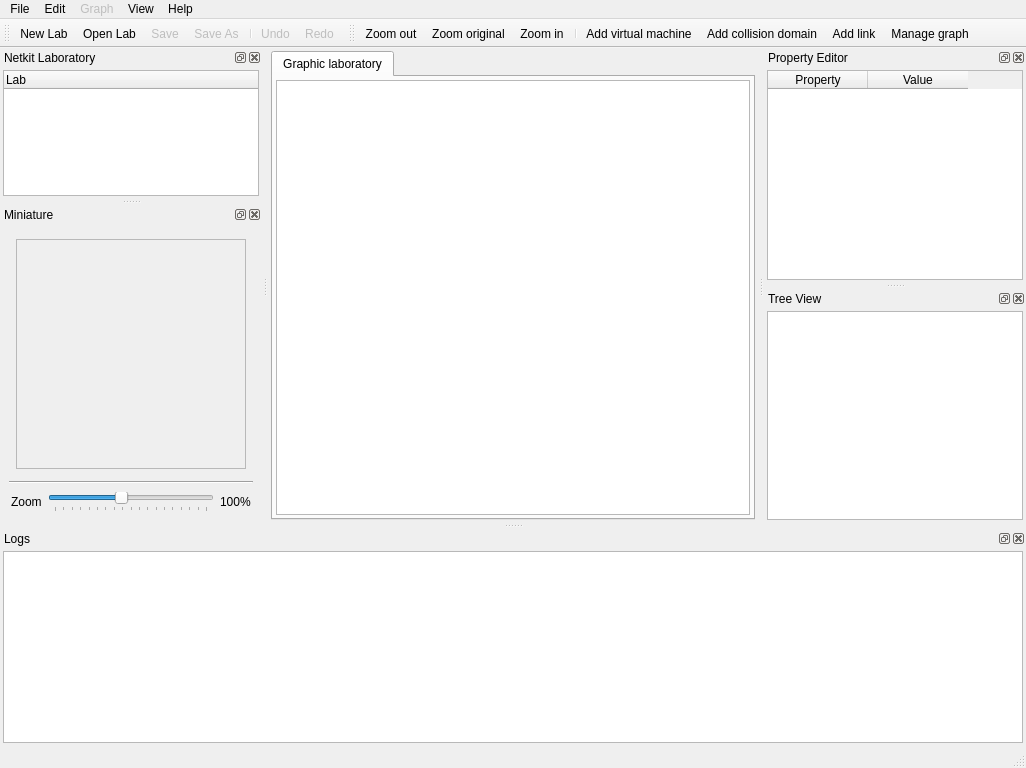
<ui version="4.0" >
 <class>NetkitMainWindow</class>
 <widget class="QMainWindow" name="NetkitMainWindow" >
  <property name="geometry" >
   <rect>
    <x>0</x>
    <y>0</y>
    <width>1026</width>
    <height>768</height>
   </rect>
  </property>
  <property name="windowTitle" >
   <string>Visual Netkit</string>
  </property>
  <property name="dockOptions" >
   <set>QMainWindow::AllowTabbedDocks|QMainWindow::AnimatedDocks|QMainWindow::VerticalTabs</set>
  </property>
  <widget class="QWidget" name="centralwidget" >
   <layout class="QVBoxLayout" >
    <property name="spacing" >
     <number>3</number>
    </property>
    <property name="leftMargin" >
     <number>3</number>
    </property>
    <property name="topMargin" >
     <number>3</number>
    </property>
    <property name="rightMargin" >
     <number>3</number>
    </property>
    <property name="bottomMargin" >
     <number>3</number>
    </property>
    <item>
     <widget class="QTabWidget" name="centralTabWidget" >
      <property name="currentIndex" >
       <number>0</number>
      </property>
      <widget class="QWidget" name="tabGraphic" >
       <attribute name="title" >
        <string>Graphic laboratory</string>
       </attribute>
       <layout class="QVBoxLayout" >
        <property name="spacing" >
         <number>0</number>
        </property>
        <property name="leftMargin" >
         <number>3</number>
        </property>
        <property name="topMargin" >
         <number>3</number>
        </property>
        <property name="rightMargin" >
         <number>3</number>
        </property>
        <property name="bottomMargin" >
         <number>3</number>
        </property>
        <item>
         <widget class="GraphicsView" name="graphicsView" />
        </item>
       </layout>
      </widget>
     </widget>
    </item>
   </layout>
  </widget>
  <widget class="QMenuBar" name="menubar" >
   <property name="geometry" >
    <rect>
     <x>0</x>
     <y>0</y>
     <width>1026</width>
     <height>25</height>
    </rect>
   </property>
   <widget class="QMenu" name="menuFile" >
    <property name="title" >
     <string>File</string>
    </property>
    <widget class="QMenu" name="menuRecent_Labs" >
     <property name="title" >
      <string>Recent Labs</string>
     </property>
     <addaction name="separator" />
     <addaction name="actionClearMenu" />
    </widget>
    <addaction name="actionNewLab" />
    <addaction name="actionOpenLab" />
    <addaction name="menuRecent_Labs" />
    <addaction name="separator" />
    <addaction name="actionSave" />
    <addaction name="actionSaveAs" />
    <addaction name="separator" />
    <addaction name="actionCloseLab" />
    <addaction name="separator" />
    <addaction name="actionQuit" />
   </widget>
   <widget class="QMenu" name="menuEdit" >
    <property name="title" >
     <string>Edit</string>
    </property>
    <addaction name="actionUndo" />
    <addaction name="actionRedo" />
    <addaction name="separator" />
   </widget>
   <widget class="QMenu" name="menuGraph" >
    <property name="enabled" >
     <bool>false</bool>
    </property>
    <property name="title" >
     <string>Graph</string>
    </property>
    <widget class="QMenu" name="menuZoom" >
     <property name="title" >
      <string>Zoom</string>
     </property>
     <addaction name="actionZoomIn" />
     <addaction name="actionZoomOut" />
     <addaction name="actionZoomOriginal" />
    </widget>
    <widget class="QMenu" name="menuExportAs" >
     <property name="title" >
      <string>Export as...</string>
     </property>
     <addaction name="actionPNGImage" />
     <addaction name="actionSVGImage" />
    </widget>
    <widget class="QMenu" name="menuSize" >
     <property name="title" >
      <string>Scene size</string>
     </property>
     <addaction name="actionSmall" />
     <addaction name="actionNormal" />
     <addaction name="actionBig" />
     <addaction name="actionHuge" />
    </widget>
    <addaction name="menuZoom" />
    <addaction name="menuSize" />
    <addaction name="separator" />
    <addaction name="actionAddVirtualMachine" />
    <addaction name="actionAddCollisionDomain" />
    <addaction name="actionAddLink" />
    <addaction name="actionManageGraph" />
    <addaction name="separator" />
    <addaction name="menuExportAs" />
   </widget>
   <widget class="QMenu" name="menuHelp" >
    <property name="title" >
     <string>Help</string>
    </property>
    <addaction name="actionAbout_Visual_Netkit" />
   </widget>
   <widget class="QMenu" name="menuView" >
    <property name="title" >
     <string>View</string>
    </property>
   </widget>
   <addaction name="menuFile" />
   <addaction name="menuEdit" />
   <addaction name="menuGraph" />
   <addaction name="menuView" />
   <addaction name="menuHelp" />
  </widget>
  <widget class="QStatusBar" name="statusbar" />
  <widget class="QToolBar" name="toolBarGeneralActions" >
   <property name="windowTitle" >
    <string>General Toolbar</string>
   </property>
   <attribute name="toolBarArea" >
    <enum>TopToolBarArea</enum>
   </attribute>
   <attribute name="toolBarBreak" >
    <bool>false</bool>
   </attribute>
   <addaction name="actionNewLab" />
   <addaction name="actionOpenLab" />
   <addaction name="actionSave" />
   <addaction name="actionSaveAs" />
   <addaction name="separator" />
   <addaction name="actionUndo" />
   <addaction name="actionRedo" />
  </widget>
  <widget class="QDockWidget" name="dockLab" >
   <property name="floating" >
    <bool>false</bool>
   </property>
   <property name="features" >
    <set>QDockWidget::AllDockWidgetFeatures</set>
   </property>
   <property name="allowedAreas" >
    <set>Qt::AllDockWidgetAreas</set>
   </property>
   <property name="windowTitle" >
    <string>Netkit Laboratory</string>
   </property>
   <attribute name="dockWidgetArea" >
    <number>1</number>
   </attribute>
   <widget class="QWidget" name="dockWidgetContents" >
    <layout class="QVBoxLayout" >
     <property name="leftMargin" >
      <number>3</number>
     </property>
     <property name="topMargin" >
      <number>3</number>
     </property>
     <property name="rightMargin" >
      <number>3</number>
     </property>
     <property name="bottomMargin" >
      <number>3</number>
     </property>
     <item>
      <widget class="QTreeWidget" name="labTree" >
       <property name="frameShape" >
        <enum>QFrame::StyledPanel</enum>
       </property>
       <property name="frameShadow" >
        <enum>QFrame::Sunken</enum>
       </property>
       <property name="columnCount" >
        <number>1</number>
       </property>
       <column>
        <property name="text" >
         <string>Lab</string>
        </property>
       </column>
      </widget>
     </item>
    </layout>
   </widget>
  </widget>
  <widget class="QDockWidget" name="dockProperty" >
   <property name="allowedAreas" >
    <set>Qt::AllDockWidgetAreas</set>
   </property>
   <property name="windowTitle" >
    <string>Property Editor</string>
   </property>
   <attribute name="dockWidgetArea" >
    <number>2</number>
   </attribute>
   <widget class="QWidget" name="dockWidgetContents_4" >
    <layout class="QVBoxLayout" >
     <property name="leftMargin" >
      <number>3</number>
     </property>
     <property name="topMargin" >
      <number>3</number>
     </property>
     <property name="rightMargin" >
      <number>3</number>
     </property>
     <property name="bottomMargin" >
      <number>3</number>
     </property>
     <item>
      <widget class="QTableWidget" name="propertyTable" >
       <property name="alternatingRowColors" >
        <bool>true</bool>
       </property>
       <property name="showGrid" >
        <bool>true</bool>
       </property>
       <property name="wordWrap" >
        <bool>false</bool>
       </property>
       <column>
        <property name="text" >
         <string>Property</string>
        </property>
       </column>
       <column>
        <property name="text" >
         <string>Value</string>
        </property>
       </column>
      </widget>
     </item>
    </layout>
   </widget>
  </widget>
  <widget class="QDockWidget" name="dockMiniature" >
   <property name="maximumSize" >
    <size>
     <width>16777215</width>
     <height>16777215</height>
    </size>
   </property>
   <property name="windowTitle" >
    <string>Miniature</string>
   </property>
   <attribute name="dockWidgetArea" >
    <number>1</number>
   </attribute>
   <widget class="QWidget" name="dockWidgetContents_6" >
    <layout class="QVBoxLayout" >
     <item>
      <layout class="QHBoxLayout" >
       <property name="leftMargin" >
        <number>6</number>
       </property>
       <property name="topMargin" >
        <number>6</number>
       </property>
       <property name="rightMargin" >
        <number>6</number>
       </property>
       <property name="bottomMargin" >
        <number>6</number>
       </property>
       <item>
        <widget class="QGraphicsView" name="labMiniature" >
         <property name="enabled" >
          <bool>false</bool>
         </property>
         <property name="minimumSize" >
          <size>
           <width>230</width>
           <height>230</height>
          </size>
         </property>
         <property name="maximumSize" >
          <size>
           <width>230</width>
           <height>230</height>
          </size>
         </property>
        </widget>
       </item>
      </layout>
     </item>
     <item>
      <widget class="Line" name="line" >
       <property name="orientation" >
        <enum>Qt::Horizontal</enum>
       </property>
      </widget>
     </item>
     <item>
      <layout class="QHBoxLayout" >
       <property name="leftMargin" >
        <number>2</number>
       </property>
       <property name="topMargin" >
        <number>2</number>
       </property>
       <property name="rightMargin" >
        <number>2</number>
       </property>
       <property name="bottomMargin" >
        <number>2</number>
       </property>
       <item>
        <widget class="QLabel" name="label" >
         <property name="text" >
          <string>Zoom</string>
         </property>
        </widget>
       </item>
       <item>
        <widget class="QSlider" name="zoomSlider" >
         <property name="minimum" >
          <number>20</number>
         </property>
         <property name="maximum" >
          <number>200</number>
         </property>
         <property name="singleStep" >
          <number>10</number>
         </property>
         <property name="value" >
          <number>99</number>
         </property>
         <property name="orientation" >
          <enum>Qt::Horizontal</enum>
         </property>
         <property name="tickPosition" >
          <enum>QSlider::TicksBelow</enum>
         </property>
         <property name="tickInterval" >
          <number>10</number>
         </property>
        </widget>
       </item>
       <item>
        <widget class="QLabel" name="zoomLabel" >
         <property name="text" >
          <string>100%</string>
         </property>
        </widget>
       </item>
      </layout>
     </item>
     <item>
      <spacer>
       <property name="orientation" >
        <enum>Qt::Vertical</enum>
       </property>
       <property name="sizeHint" >
        <size>
         <width>20</width>
         <height>40</height>
        </size>
       </property>
      </spacer>
     </item>
    </layout>
   </widget>
  </widget>
  <widget class="QDockWidget" name="dockTreeView" >
   <property name="windowTitle" >
    <string>Tree View</string>
   </property>
   <attribute name="dockWidgetArea" >
    <number>2</number>
   </attribute>
   <widget class="QWidget" name="dockWidgetContents_2" >
    <layout class="QVBoxLayout" >
     <property name="leftMargin" >
      <number>3</number>
     </property>
     <property name="topMargin" >
      <number>3</number>
     </property>
     <property name="rightMargin" >
      <number>3</number>
     </property>
     <property name="bottomMargin" >
      <number>3</number>
     </property>
     <item>
      <widget class="QTreeView" name="treeView_2" />
     </item>
    </layout>
   </widget>
  </widget>
  <widget class="QDockWidget" name="dockLog" >
   <property name="floating" >
    <bool>false</bool>
   </property>
   <property name="windowTitle" >
    <string>Logs</string>
   </property>
   <attribute name="dockWidgetArea" >
    <number>8</number>
   </attribute>
   <widget class="QWidget" name="dockWidgetContents_3" >
    <layout class="QVBoxLayout" >
     <property name="leftMargin" >
      <number>3</number>
     </property>
     <property name="topMargin" >
      <number>3</number>
     </property>
     <property name="rightMargin" >
      <number>3</number>
     </property>
     <property name="bottomMargin" >
      <number>3</number>
     </property>
     <item>
      <widget class="QTextEdit" name="logText" >
       <property name="cursor" stdset="0" >
        <cursorShape>ArrowCursor</cursorShape>
       </property>
       <property name="mouseTracking" >
        <bool>false</bool>
       </property>
       <property name="contextMenuPolicy" >
        <enum>Qt::DefaultContextMenu</enum>
       </property>
       <property name="acceptDrops" >
        <bool>false</bool>
       </property>
       <property name="undoRedoEnabled" >
        <bool>false</bool>
       </property>
       <property name="readOnly" >
        <bool>true</bool>
       </property>
      </widget>
     </item>
    </layout>
   </widget>
  </widget>
  <widget class="QToolBar" name="toolBarDrawing" >
   <property name="enabled" >
    <bool>true</bool>
   </property>
   <property name="windowTitle" >
    <string>Drawing Toolbar</string>
   </property>
   <attribute name="toolBarArea" >
    <enum>TopToolBarArea</enum>
   </attribute>
   <attribute name="toolBarBreak" >
    <bool>false</bool>
   </attribute>
   <addaction name="actionZoomOut" />
   <addaction name="actionZoomOriginal" />
   <addaction name="actionZoomIn" />
   <addaction name="separator" />
   <addaction name="actionAddVirtualMachine" />
   <addaction name="actionAddCollisionDomain" />
   <addaction name="actionAddLink" />
   <addaction name="actionManageGraph" />
  </widget>
  <action name="actionNetkit_Lab" >
   <property name="checkable" >
    <bool>true</bool>
   </property>
   <property name="checked" >
    <bool>true</bool>
   </property>
   <property name="text" >
    <string>Netkit Lab</string>
   </property>
  </action>
  <action name="actionMiniature" >
   <property name="checkable" >
    <bool>true</bool>
   </property>
   <property name="checked" >
    <bool>true</bool>
   </property>
   <property name="text" >
    <string>Miniature</string>
   </property>
  </action>
  <action name="actionProperty_Editor" >
   <property name="checkable" >
    <bool>true</bool>
   </property>
   <property name="checked" >
    <bool>true</bool>
   </property>
   <property name="text" >
    <string>Property Editor</string>
   </property>
  </action>
  <action name="actionTree_View" >
   <property name="checkable" >
    <bool>true</bool>
   </property>
   <property name="checked" >
    <bool>true</bool>
   </property>
   <property name="text" >
    <string>Tree View</string>
   </property>
  </action>
  <action name="actionLog_Panel" >
   <property name="checkable" >
    <bool>true</bool>
   </property>
   <property name="text" >
    <string>Log Panel</string>
   </property>
  </action>
  <action name="actionAbout_Visual_Netkit" >
   <property name="text" >
    <string>About Visual Netkit</string>
   </property>
  </action>
  <action name="actionNewLab" >
   <property name="icon" >
    <iconset resource="../resources/VisualNetkit.qrc" >:/menu/new_icon</iconset>
   </property>
   <property name="text" >
    <string>New Lab</string>
   </property>
  </action>
  <action name="actionOpenLab" >
   <property name="icon" >
    <iconset resource="../resources/VisualNetkit.qrc" >:/menu/open_icon</iconset>
   </property>
   <property name="text" >
    <string>Open Lab</string>
   </property>
  </action>
  <action name="actionClearMenu" >
   <property name="text" >
    <string>Clear Menu</string>
   </property>
  </action>
  <action name="actionSave" >
   <property name="enabled" >
    <bool>false</bool>
   </property>
   <property name="icon" >
    <iconset resource="../resources/VisualNetkit.qrc" >:/menu/save_icon</iconset>
   </property>
   <property name="text" >
    <string>Save</string>
   </property>
  </action>
  <action name="actionSaveAs" >
   <property name="enabled" >
    <bool>false</bool>
   </property>
   <property name="icon" >
    <iconset resource="../resources/VisualNetkit.qrc" >:/menu/save_as_icon</iconset>
   </property>
   <property name="text" >
    <string>Save As...</string>
   </property>
  </action>
  <action name="actionCloseLab" >
   <property name="icon" >
    <iconset resource="../resources/VisualNetkit.qrc" >:/menu/close_icon</iconset>
   </property>
   <property name="text" >
    <string>Close Lab</string>
   </property>
  </action>
  <action name="actionQuit" >
   <property name="icon" >
    <iconset resource="../resources/VisualNetkit.qrc" >:/menu/quit_icon</iconset>
   </property>
   <property name="text" >
    <string>Quit</string>
   </property>
   <property name="menuRole" >
    <enum>QAction::QuitRole</enum>
   </property>
  </action>
  <action name="actionUndo" >
   <property name="enabled" >
    <bool>false</bool>
   </property>
   <property name="icon" >
    <iconset resource="../resources/VisualNetkit.qrc" >:/menu/undo_icon</iconset>
   </property>
   <property name="text" >
    <string>Undo</string>
   </property>
  </action>
  <action name="actionRedo" >
   <property name="enabled" >
    <bool>false</bool>
   </property>
   <property name="icon" >
    <iconset resource="../resources/VisualNetkit.qrc" >:/menu/redo_icon</iconset>
   </property>
   <property name="text" >
    <string>Redo</string>
   </property>
  </action>
  <action name="actionZoomIn" >
   <property name="enabled" >
    <bool>true</bool>
   </property>
   <property name="icon" >
    <iconset resource="../resources/VisualNetkit.qrc" >:/menu/zoom_in_icon</iconset>
   </property>
   <property name="text" >
    <string>Zoom in</string>
   </property>
  </action>
  <action name="actionZoomOut" >
   <property name="enabled" >
    <bool>true</bool>
   </property>
   <property name="icon" >
    <iconset resource="../resources/VisualNetkit.qrc" >:/menu/zoom_out_icon</iconset>
   </property>
   <property name="text" >
    <string>Zoom out</string>
   </property>
  </action>
  <action name="actionZoomOriginal" >
   <property name="enabled" >
    <bool>true</bool>
   </property>
   <property name="icon" >
    <iconset resource="../resources/VisualNetkit.qrc" >:/menu/zoom_original_icon</iconset>
   </property>
   <property name="text" >
    <string>Zoom original</string>
   </property>
  </action>
  <action name="actionAddVirtualMachine" >
   <property name="checkable" >
    <bool>true</bool>
   </property>
   <property name="enabled" >
    <bool>true</bool>
   </property>
   <property name="icon" >
    <iconset resource="../resources/VisualNetkit.qrc" >:/menu/vm_icon</iconset>
   </property>
   <property name="text" >
    <string>Add virtual machine</string>
   </property>
   <property name="autoRepeat" >
    <bool>true</bool>
   </property>
  </action>
  <action name="actionAddCollisionDomain" >
   <property name="checkable" >
    <bool>true</bool>
   </property>
   <property name="enabled" >
    <bool>true</bool>
   </property>
   <property name="icon" >
    <iconset resource="../resources/VisualNetkit.qrc" >:/menu/cd_icon</iconset>
   </property>
   <property name="text" >
    <string>Add collision domain</string>
   </property>
  </action>
  <action name="actionPNGImage" >
   <property name="enabled" >
    <bool>true</bool>
   </property>
   <property name="text" >
    <string>PNG image</string>
   </property>
  </action>
  <action name="actionSVGImage" >
   <property name="enabled" >
    <bool>true</bool>
   </property>
   <property name="text" >
    <string>SVG image</string>
   </property>
  </action>
  <action name="actionSmall" >
   <property name="checkable" >
    <bool>true</bool>
   </property>
   <property name="text" >
    <string>Small</string>
   </property>
   <property name="toolTip" >
    <string>Small (500x500)</string>
   </property>
  </action>
  <action name="actionNormal" >
   <property name="checkable" >
    <bool>true</bool>
   </property>
   <property name="checked" >
    <bool>true</bool>
   </property>
   <property name="text" >
    <string>Normal</string>
   </property>
   <property name="toolTip" >
    <string>Normal (1000x1000)</string>
   </property>
  </action>
  <action name="actionBig" >
   <property name="checkable" >
    <bool>true</bool>
   </property>
   <property name="text" >
    <string>Big</string>
   </property>
   <property name="toolTip" >
    <string>Big (2000x2000)</string>
   </property>
  </action>
  <action name="actionHuge" >
   <property name="checkable" >
    <bool>true</bool>
   </property>
   <property name="text" >
    <string>Huge</string>
   </property>
   <property name="toolTip" >
    <string>Huge (4000x4000)</string>
   </property>
  </action>
  <action name="actionManageGraph" >
   <property name="checkable" >
    <bool>true</bool>
   </property>
   <property name="icon" >
    <iconset resource="../resources/VisualNetkit.qrc" >:/menu/mouse_icon</iconset>
   </property>
   <property name="text" >
    <string>Manage graph</string>
   </property>
  </action>
  <action name="actionAddLink" >
   <property name="checkable" >
    <bool>true</bool>
   </property>
   <property name="icon" >
    <iconset resource="../resources/VisualNetkit.qrc" >:/menu/link_icon</iconset>
   </property>
   <property name="text" >
    <string>Add link</string>
   </property>
  </action>
 </widget>
 <customwidgets>
  <customwidget>
   <class>GraphicsView</class>
   <extends>QGraphicsView</extends>
   <header>gui/GraphicsView.h</header>
  </customwidget>
 </customwidgets>
 <resources>
  <include location="../resources/VisualNetkit.qrc" />
 </resources>
 <connections/>
</ui>
